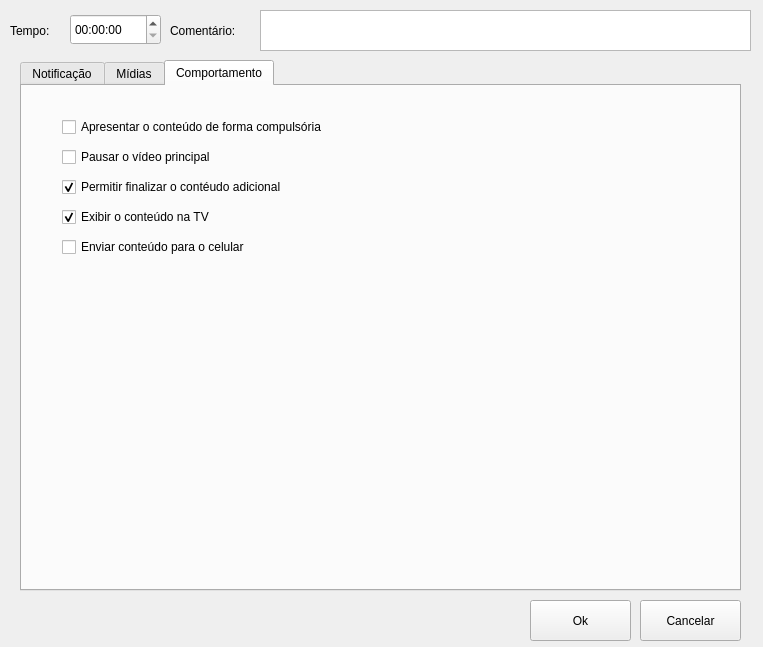
<?xml version="1.0" encoding="UTF-8"?>
<ui version="4.0">
 <class>ShowContent</class>
 <widget class="QWidget" name="ShowContent">
  <property name="geometry">
   <rect>
    <x>0</x>
    <y>0</y>
    <width>763</width>
    <height>647</height>
   </rect>
  </property>
  <property name="windowTitle">
   <string>Mostrar Conteúdo</string>
  </property>
  <widget class="QLabel" name="lbl_begin_time">
   <property name="geometry">
    <rect>
     <x>10</x>
     <y>20</y>
     <width>141</width>
     <height>21</height>
    </rect>
   </property>
   <property name="text">
    <string>Tempo:</string>
   </property>
  </widget>
  <widget class="QTimeEdit" name="time_begin">
   <property name="geometry">
    <rect>
     <x>70</x>
     <y>14</y>
     <width>91</width>
     <height>31</height>
    </rect>
   </property>
  </widget>
  <widget class="QTextEdit" name="textEdit">
   <property name="geometry">
    <rect>
     <x>260</x>
     <y>10</y>
     <width>491</width>
     <height>41</height>
    </rect>
   </property>
  </widget>
  <widget class="QLabel" name="label">
   <property name="geometry">
    <rect>
     <x>170</x>
     <y>10</y>
     <width>91</width>
     <height>41</height>
    </rect>
   </property>
   <property name="text">
    <string>Comentário:</string>
   </property>
  </widget>
  <widget class="QTabWidget" name="tabs">
   <property name="geometry">
    <rect>
     <x>20</x>
     <y>60</y>
     <width>721</width>
     <height>531</height>
    </rect>
   </property>
   <property name="currentIndex">
    <number>2</number>
   </property>
   <widget class="QWidget" name="tab_icon">
    <attribute name="title">
     <string>Notificação</string>
    </attribute>
    <widget class="QFrame" name="frame">
     <property name="geometry">
      <rect>
       <x>20</x>
       <y>20</y>
       <width>681</width>
       <height>151</height>
      </rect>
     </property>
     <property name="frameShape">
      <enum>QFrame::StyledPanel</enum>
     </property>
     <property name="frameShadow">
      <enum>QFrame::Raised</enum>
     </property>
     <widget class="QRadioButton" name="radio_info">
      <property name="geometry">
       <rect>
        <x>10</x>
        <y>30</y>
        <width>116</width>
        <height>71</height>
       </rect>
      </property>
      <property name="text">
       <string/>
      </property>
      <property name="icon">
       <iconset resource="icons.qrc">
        <normaloff>:/ncl/icon_info.png</normaloff>:/ncl/icon_info.png</iconset>
      </property>
      <property name="iconSize">
       <size>
        <width>50</width>
        <height>50</height>
       </size>
      </property>
     </widget>
     <widget class="QRadioButton" name="radio_no">
      <property name="geometry">
       <rect>
        <x>370</x>
        <y>30</y>
        <width>116</width>
        <height>71</height>
       </rect>
      </property>
      <property name="text">
       <string/>
      </property>
      <property name="icon">
       <iconset resource="icons.qrc">
        <normaloff>:/ncl/icon_no.png</normaloff>:/ncl/icon_no.png</iconset>
      </property>
      <property name="iconSize">
       <size>
        <width>50</width>
        <height>50</height>
       </size>
      </property>
     </widget>
     <widget class="QRadioButton" name="radio_sexual">
      <property name="geometry">
       <rect>
        <x>100</x>
        <y>30</y>
        <width>116</width>
        <height>71</height>
       </rect>
      </property>
      <property name="text">
       <string/>
      </property>
      <property name="icon">
       <iconset resource="icons.qrc">
        <normaloff>:/ncl/icon_sexual.png</normaloff>:/ncl/icon_sexual.png</iconset>
      </property>
      <property name="iconSize">
       <size>
        <width>50</width>
        <height>50</height>
       </size>
      </property>
     </widget>
     <widget class="QRadioButton" name="radio_violence">
      <property name="geometry">
       <rect>
        <x>190</x>
        <y>30</y>
        <width>116</width>
        <height>71</height>
       </rect>
      </property>
      <property name="text">
       <string/>
      </property>
      <property name="icon">
       <iconset resource="icons.qrc">
        <normaloff>:/ncl/icon_violencia.png</normaloff>:/ncl/icon_violencia.png</iconset>
      </property>
      <property name="iconSize">
       <size>
        <width>50</width>
        <height>50</height>
       </size>
      </property>
     </widget>
     <widget class="QRadioButton" name="radio_yes">
      <property name="geometry">
       <rect>
        <x>280</x>
        <y>30</y>
        <width>116</width>
        <height>71</height>
       </rect>
      </property>
      <property name="text">
       <string/>
      </property>
      <property name="icon">
       <iconset resource="icons.qrc">
        <normaloff>:/ncl/icon_yes.png</normaloff>:/ncl/icon_yes.png</iconset>
      </property>
      <property name="iconSize">
       <size>
        <width>50</width>
        <height>50</height>
       </size>
      </property>
     </widget>
     <widget class="QRadioButton" name="radio_personalized">
      <property name="geometry">
       <rect>
        <x>530</x>
        <y>30</y>
        <width>141</width>
        <height>71</height>
       </rect>
      </property>
      <property name="text">
       <string>Personalizado</string>
      </property>
      <property name="iconSize">
       <size>
        <width>50</width>
        <height>50</height>
       </size>
      </property>
     </widget>
     <widget class="QPushButton" name="btn_choose_icon">
      <property name="geometry">
       <rect>
        <x>520</x>
        <y>100</y>
        <width>151</width>
        <height>41</height>
       </rect>
      </property>
      <property name="text">
       <string>Escolher Ícone</string>
      </property>
      <property name="icon">
       <iconset resource="icons.qrc">
        <normaloff>:/i/folder_open.png</normaloff>:/i/folder_open.png</iconset>
      </property>
      <property name="iconSize">
       <size>
        <width>40</width>
        <height>40</height>
       </size>
      </property>
     </widget>
     <widget class="QLabel" name="label_2">
      <property name="geometry">
       <rect>
        <x>10</x>
        <y>10</y>
        <width>66</width>
        <height>17</height>
       </rect>
      </property>
      <property name="text">
       <string>Ícone:</string>
      </property>
     </widget>
    </widget>
    <widget class="QFrame" name="frame_2">
     <property name="geometry">
      <rect>
       <x>20</x>
       <y>180</y>
       <width>681</width>
       <height>91</height>
      </rect>
     </property>
     <property name="frameShape">
      <enum>QFrame::StyledPanel</enum>
     </property>
     <property name="frameShadow">
      <enum>QFrame::Raised</enum>
     </property>
     <widget class="QLabel" name="label_3">
      <property name="geometry">
       <rect>
        <x>10</x>
        <y>10</y>
        <width>161</width>
        <height>31</height>
       </rect>
      </property>
      <property name="text">
       <string>Ícone deve aparecer:</string>
      </property>
     </widget>
     <widget class="QComboBox" name="cmb_icon_before">
      <property name="geometry">
       <rect>
        <x>160</x>
        <y>10</y>
        <width>51</width>
        <height>27</height>
       </rect>
      </property>
      <item>
       <property name="text">
        <string>1</string>
       </property>
      </item>
      <item>
       <property name="text">
        <string>3</string>
       </property>
      </item>
      <item>
       <property name="text">
        <string>5</string>
       </property>
      </item>
      <item>
       <property name="text">
        <string>7</string>
       </property>
      </item>
      <item>
       <property name="text">
        <string>10</string>
       </property>
      </item>
      <item>
       <property name="text">
        <string>15</string>
       </property>
      </item>
     </widget>
     <widget class="QLabel" name="label_4">
      <property name="geometry">
       <rect>
        <x>220</x>
        <y>10</y>
        <width>131</width>
        <height>31</height>
       </rect>
      </property>
      <property name="text">
       <string>segundo(s) antes.</string>
      </property>
     </widget>
     <widget class="QLabel" name="label_5">
      <property name="geometry">
       <rect>
        <x>10</x>
        <y>40</y>
        <width>191</width>
        <height>31</height>
       </rect>
      </property>
      <property name="text">
       <string>Íconde deve ser exibido por:</string>
      </property>
     </widget>
     <widget class="QLabel" name="label_6">
      <property name="geometry">
       <rect>
        <x>270</x>
        <y>40</y>
        <width>111</width>
        <height>31</height>
       </rect>
      </property>
      <property name="text">
       <string>segundo(s).</string>
      </property>
     </widget>
     <widget class="QComboBox" name="cmb_icon_duration">
      <property name="geometry">
       <rect>
        <x>210</x>
        <y>40</y>
        <width>51</width>
        <height>27</height>
       </rect>
      </property>
      <item>
       <property name="text">
        <string>1</string>
       </property>
      </item>
      <item>
       <property name="text">
        <string>3</string>
       </property>
      </item>
      <item>
       <property name="text">
        <string>5</string>
       </property>
      </item>
      <item>
       <property name="text">
        <string>7</string>
       </property>
      </item>
      <item>
       <property name="text">
        <string>10</string>
       </property>
      </item>
      <item>
       <property name="text">
        <string>15</string>
       </property>
      </item>
     </widget>
    </widget>
    <widget class="QFrame" name="frame_3">
     <property name="geometry">
      <rect>
       <x>20</x>
       <y>280</y>
       <width>681</width>
       <height>211</height>
      </rect>
     </property>
     <property name="frameShape">
      <enum>QFrame::StyledPanel</enum>
     </property>
     <property name="frameShadow">
      <enum>QFrame::Raised</enum>
     </property>
     <widget class="QRadioButton" name="radio_tr">
      <property name="geometry">
       <rect>
        <x>20</x>
        <y>40</y>
        <width>181</width>
        <height>22</height>
       </rect>
      </property>
      <property name="text">
       <string>Canto Superior Direito</string>
      </property>
     </widget>
     <widget class="QLabel" name="label_7">
      <property name="geometry">
       <rect>
        <x>10</x>
        <y>10</y>
        <width>121</width>
        <height>17</height>
       </rect>
      </property>
      <property name="text">
       <string>Posicionamento:</string>
      </property>
     </widget>
     <widget class="QRadioButton" name="radio_tl">
      <property name="geometry">
       <rect>
        <x>20</x>
        <y>70</y>
        <width>221</width>
        <height>22</height>
       </rect>
      </property>
      <property name="text">
       <string>Canto Superior Esquerdo</string>
      </property>
     </widget>
     <widget class="QRadioButton" name="radio_br">
      <property name="geometry">
       <rect>
        <x>20</x>
        <y>100</y>
        <width>181</width>
        <height>22</height>
       </rect>
      </property>
      <property name="text">
       <string>Canto Inferior Direito</string>
      </property>
     </widget>
     <widget class="QRadioButton" name="radio_bl">
      <property name="geometry">
       <rect>
        <x>20</x>
        <y>130</y>
        <width>201</width>
        <height>22</height>
       </rect>
      </property>
      <property name="text">
       <string>Canto Inferior Esquerdo</string>
      </property>
     </widget>
     <widget class="QRadioButton" name="radio_free_position">
      <property name="geometry">
       <rect>
        <x>20</x>
        <y>160</y>
        <width>181</width>
        <height>22</height>
       </rect>
      </property>
      <property name="text">
       <string>Personalizado</string>
      </property>
     </widget>
     <widget class="QWidget" name="widget_icon" native="true">
      <property name="geometry">
       <rect>
        <x>330</x>
        <y>10</y>
        <width>341</width>
        <height>191</height>
       </rect>
      </property>
     </widget>
    </widget>
   </widget>
   <widget class="QWidget" name="tab_content">
    <attribute name="title">
     <string>Mídias</string>
    </attribute>
   </widget>
   <widget class="QWidget" name="tab_behavior">
    <attribute name="title">
     <string>Comportamento</string>
    </attribute>
    <widget class="QCheckBox" name="ckb_compulsory">
     <property name="geometry">
      <rect>
       <x>40</x>
       <y>30</y>
       <width>331</width>
       <height>22</height>
      </rect>
     </property>
     <property name="text">
      <string>Apresentar o conteúdo de forma compulsória</string>
     </property>
    </widget>
    <widget class="QCheckBox" name="ckb_pause_main_video">
     <property name="geometry">
      <rect>
       <x>40</x>
       <y>60</y>
       <width>331</width>
       <height>22</height>
      </rect>
     </property>
     <property name="text">
      <string>Pausar o vídeo principal</string>
     </property>
    </widget>
    <widget class="QCheckBox" name="ckb_allows_end_content">
     <property name="geometry">
      <rect>
       <x>40</x>
       <y>90</y>
       <width>331</width>
       <height>22</height>
      </rect>
     </property>
     <property name="text">
      <string>Permitir finalizar o contéudo adicional</string>
     </property>
     <property name="checked">
      <bool>true</bool>
     </property>
    </widget>
    <widget class="QCheckBox" name="ckb_show_on_mobile">
     <property name="geometry">
      <rect>
       <x>40</x>
       <y>150</y>
       <width>331</width>
       <height>22</height>
      </rect>
     </property>
     <property name="text">
      <string>Enviar conteúdo para o celular</string>
     </property>
    </widget>
    <widget class="QCheckBox" name="ckb_show_on_tv">
     <property name="geometry">
      <rect>
       <x>40</x>
       <y>120</y>
       <width>331</width>
       <height>22</height>
      </rect>
     </property>
     <property name="text">
      <string>Exibir o conteúdo na TV</string>
     </property>
     <property name="checked">
      <bool>true</bool>
     </property>
    </widget>
   </widget>
  </widget>
  <widget class="QPushButton" name="btn_cancel">
   <property name="geometry">
    <rect>
     <x>640</x>
     <y>600</y>
     <width>101</width>
     <height>41</height>
    </rect>
   </property>
   <property name="text">
    <string>Cancelar</string>
   </property>
   <property name="icon">
    <iconset resource="icons.qrc">
     <normaloff>:/i/no.png</normaloff>:/i/no.png</iconset>
   </property>
   <property name="iconSize">
    <size>
     <width>25</width>
     <height>25</height>
    </size>
   </property>
  </widget>
  <widget class="QPushButton" name="btn_ok">
   <property name="geometry">
    <rect>
     <x>530</x>
     <y>600</y>
     <width>101</width>
     <height>41</height>
    </rect>
   </property>
   <property name="text">
    <string>Ok</string>
   </property>
   <property name="icon">
    <iconset resource="icons.qrc">
     <normaloff>:/i/check.png</normaloff>:/i/check.png</iconset>
   </property>
   <property name="iconSize">
    <size>
     <width>25</width>
     <height>25</height>
    </size>
   </property>
  </widget>
 </widget>
 <resources>
  <include location="icons.qrc"/>
 </resources>
 <connections/>
</ui>
